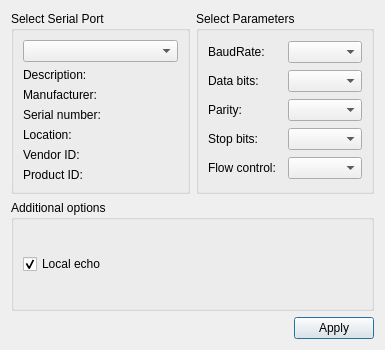
<?xml version="1.0" encoding="UTF-8"?>
<ui version="4.0">
 <class>SettingsDialog</class>
 <widget class="QDialog" name="SettingsDialog">
  <property name="geometry">
   <rect>
    <x>0</x>
    <y>0</y>
    <width>385</width>
    <height>350</height>
   </rect>
  </property>
  <property name="windowTitle">
   <string>Settings</string>
  </property>
  <layout class="QGridLayout" name="gridLayout_3">
   <item row="2" column="0" colspan="2">
    <layout class="QHBoxLayout" name="horizontalLayout">
     <item>
      <spacer name="horizontalSpacer">
       <property name="orientation">
        <enum>Qt::Horizontal</enum>
       </property>
       <property name="sizeHint" stdset="0">
        <size>
         <width>96</width>
         <height>20</height>
        </size>
       </property>
      </spacer>
     </item>
     <item>
      <widget class="QPushButton" name="applyButton">
       <property name="text">
        <string>Apply</string>
       </property>
      </widget>
     </item>
    </layout>
   </item>
   <item row="0" column="0">
    <widget class="QGroupBox" name="selectBox">
     <property name="title">
      <string>Select Serial Port</string>
     </property>
     <layout class="QGridLayout" name="gridLayout">
      <item row="0" column="0">
       <widget class="QComboBox" name="serialPortInfoListBox"/>
      </item>
      <item row="1" column="0">
       <widget class="QLabel" name="descriptionLabel">
        <property name="text">
         <string>Description:</string>
        </property>
       </widget>
      </item>
      <item row="2" column="0">
       <widget class="QLabel" name="manufacturerLabel">
        <property name="text">
         <string>Manufacturer:</string>
        </property>
       </widget>
      </item>
      <item row="3" column="0">
       <widget class="QLabel" name="serialNumberLabel">
        <property name="text">
         <string>Serial number:</string>
        </property>
       </widget>
      </item>
      <item row="4" column="0">
       <widget class="QLabel" name="locationLabel">
        <property name="text">
         <string>Location:</string>
        </property>
       </widget>
      </item>
      <item row="5" column="0">
       <widget class="QLabel" name="vidLabel">
        <property name="text">
         <string>Vendor ID:</string>
        </property>
       </widget>
      </item>
      <item row="6" column="0">
       <widget class="QLabel" name="pidLabel">
        <property name="text">
         <string>Product ID:</string>
        </property>
       </widget>
      </item>
     </layout>
    </widget>
   </item>
   <item row="0" column="1">
    <widget class="QGroupBox" name="parametersBox">
     <property name="title">
      <string>Select Parameters</string>
     </property>
     <layout class="QGridLayout" name="gridLayout_2">
      <item row="0" column="0">
       <widget class="QLabel" name="baudRateLabel">
        <property name="text">
         <string>BaudRate:</string>
        </property>
       </widget>
      </item>
      <item row="0" column="1">
       <widget class="QComboBox" name="baudRateBox"/>
      </item>
      <item row="1" column="0">
       <widget class="QLabel" name="dataBitsLabel">
        <property name="text">
         <string>Data bits:</string>
        </property>
       </widget>
      </item>
      <item row="1" column="1">
       <widget class="QComboBox" name="dataBitsBox"/>
      </item>
      <item row="2" column="0">
       <widget class="QLabel" name="parityLabel">
        <property name="text">
         <string>Parity:</string>
        </property>
       </widget>
      </item>
      <item row="2" column="1">
       <widget class="QComboBox" name="parityBox"/>
      </item>
      <item row="3" column="0">
       <widget class="QLabel" name="stopBitsLabel">
        <property name="text">
         <string>Stop bits:</string>
        </property>
       </widget>
      </item>
      <item row="3" column="1">
       <widget class="QComboBox" name="stopBitsBox"/>
      </item>
      <item row="4" column="0">
       <widget class="QLabel" name="flowControlLabel">
        <property name="text">
         <string>Flow control:</string>
        </property>
       </widget>
      </item>
      <item row="4" column="1">
       <widget class="QComboBox" name="flowControlBox"/>
      </item>
     </layout>
    </widget>
   </item>
   <item row="1" column="0" colspan="2">
    <widget class="QGroupBox" name="additionalOptionsGroupBox">
     <property name="title">
      <string>Additional options</string>
     </property>
     <layout class="QVBoxLayout" name="verticalLayout">
      <item>
       <widget class="QCheckBox" name="localEchoCheckBox">
        <property name="text">
         <string>Local echo</string>
        </property>
        <property name="checked">
         <bool>true</bool>
        </property>
       </widget>
      </item>
     </layout>
    </widget>
   </item>
  </layout>
 </widget>
 <resources/>
 <connections/>
</ui>
